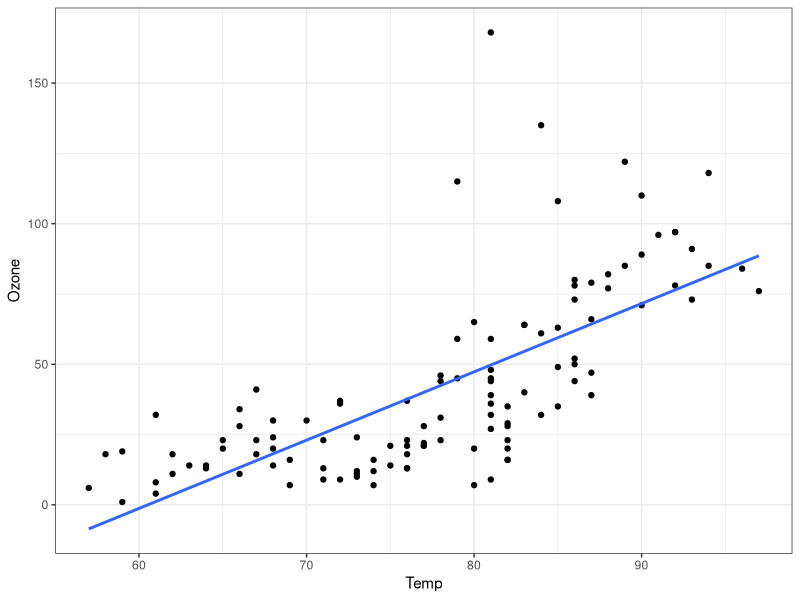
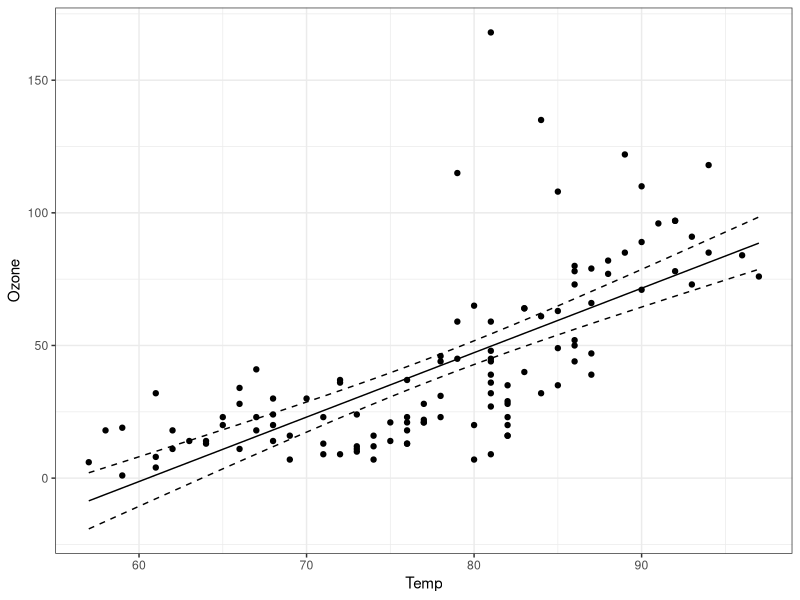
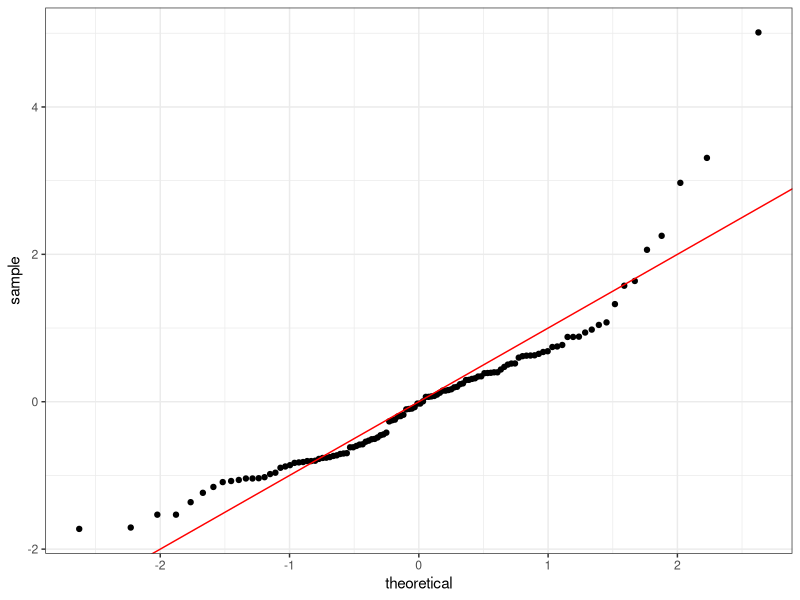
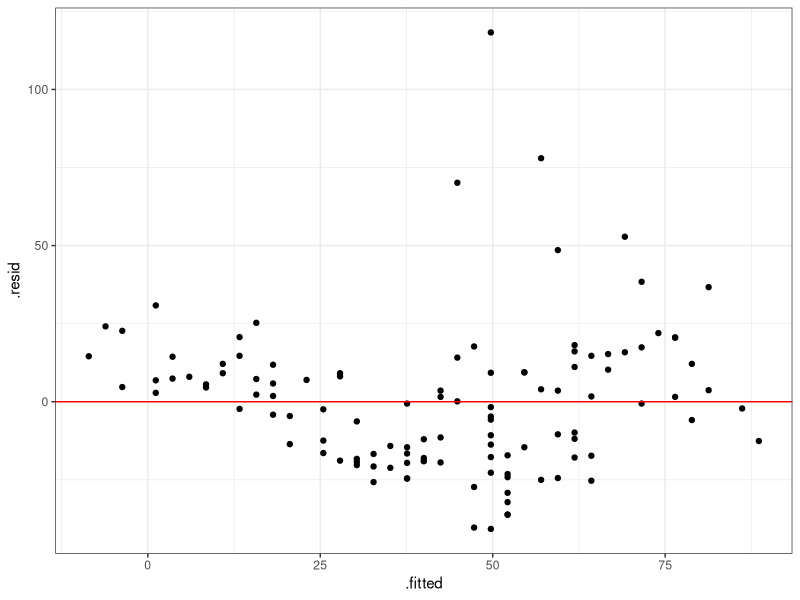
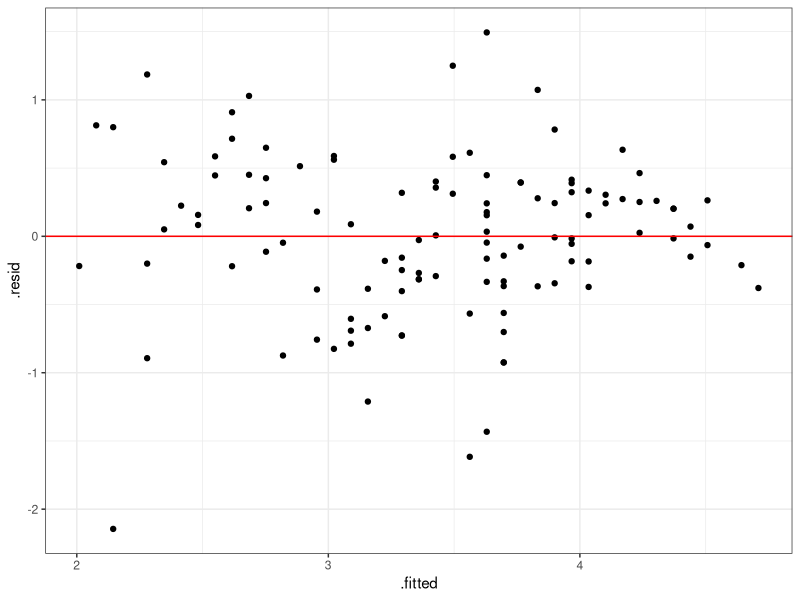
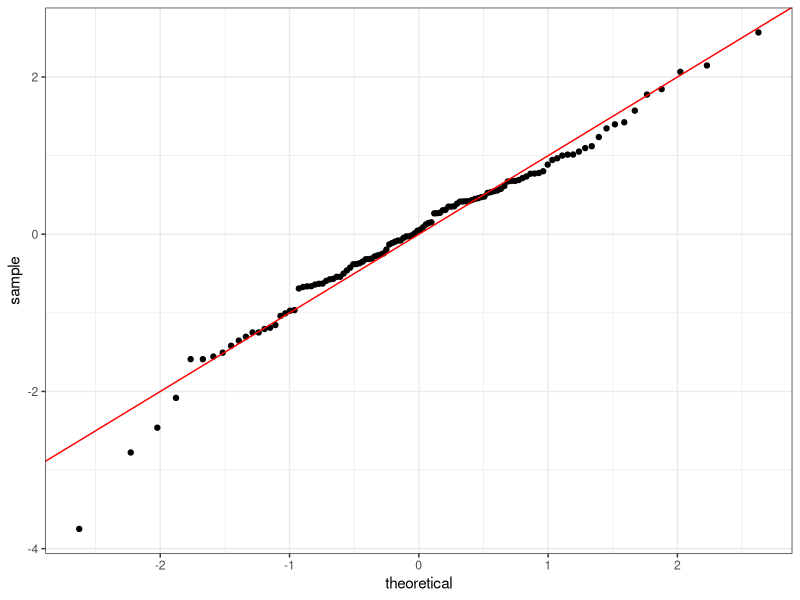
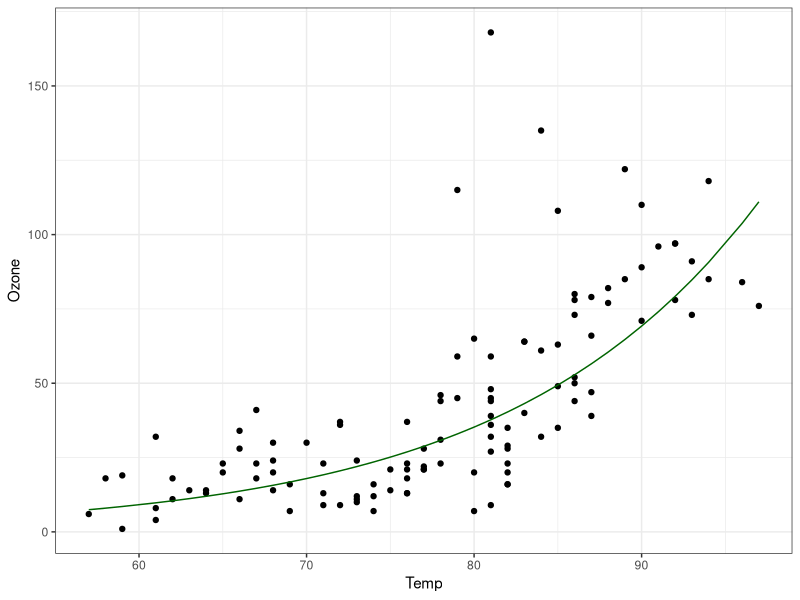
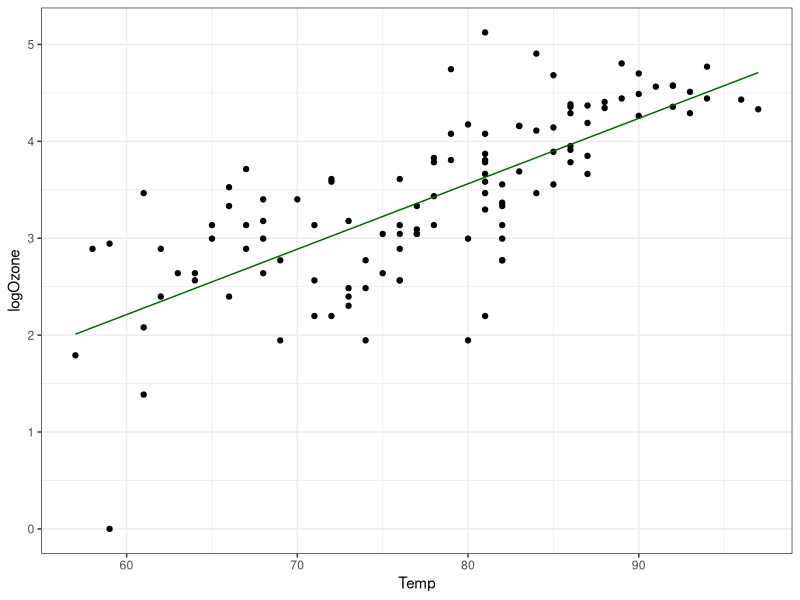

Write R code to recreate these figures, in order.
## ---- chunk 1
knitr::opts_chunk$set(message = FALSE, warning = FALSE)
library(tidyverse)
library(broom)
data("airquality")
airq1 <- select(airquality, -Solar.R, -Wind) %>% na.omit %>%
  mutate(ID = 1:nrow(.))
theme_set(theme_bw())
## ---- chunk 2
ggplot(airq1, aes(Temp, Ozone)) + geom_point() +
  geom_smooth(method = "lm", se=F)
## ---- chunk 3
lm_aq <- lm(Ozone ~ Temp, airq1)
lm_aq %>% summary %T>% print %>% magrittr::use_series(adj.r.squared)
## ---- chunk 4
airq2 <- broom::augment(lm_aq, interval = 'confidence')

ggplot(airq2) +
  geom_point(aes(Temp, Ozone)) +
  geom_line(aes(Temp, .fitted)) +
  geom_line(aes(Temp, .lower), linetype = "dashed") +
  geom_line(aes(Temp, .upper), linetype = "dashed")
## ---- chunk 5
ggplot(airq2, aes(sample = .std.resid)) +
  stat_qq() +
  geom_abline(intercept = 0, slope = 1, col = "red")

ggplot(airq2, aes(.fitted, .resid)) + geom_point() +
  geom_hline(yintercept = 0, col = "red")
## ---- chunk 6
airq3 <- airq1 %>% 
  mutate(logOzone = log(Ozone))

lm_log <- lm(logOzone ~ Temp, airq3)
## ---- chunk 7
airq4 <- broom::augment(lm_log, interval = 'confidence')

ggplot(airq4, aes(.fitted, .resid)) + geom_point() +
  geom_hline(yintercept = 0, col = "red")

ggplot(airq4, aes(sample = .std.resid)) +
  stat_qq() +
  geom_abline(intercept = 0, slope = 1, col = "red")
## ---- chunk 8
# Back-transformed data
ggplot(airq4) +
  geom_point(aes(Temp, exp(logOzone))) +
  geom_line(aes(Temp, exp(.fitted)), col = "darkgreen") +
  labs(y = "Ozone")

# Data with no back-transformation
ggplot(airq4) +
  geom_point(aes(Temp, logOzone)) +
  geom_line(aes(Temp, .fitted), col = "darkgreen")
